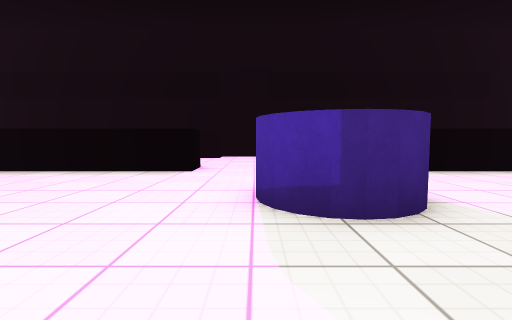
view 1 (above)

13 first-person views from a walk through a Unity game level. The camera is 0.72 m above the floor, tilts 4° down and sees 85° across. The floor is counted in squares, 1 m on a side. Each view is taken from the middle of a square. On the plan, view 1 faces up. The plan holds only what a view shows up to about 10 squares ahead; the rest is blank. The place goes on beyond the plan. Some animated figures are left out. Some surface patterns are stand-ins.

view 2
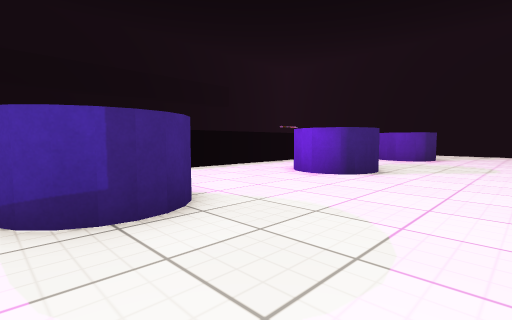

view 3
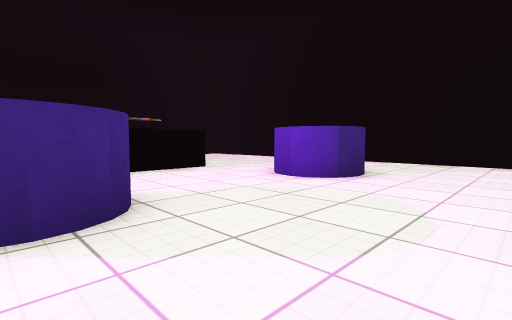

view 4
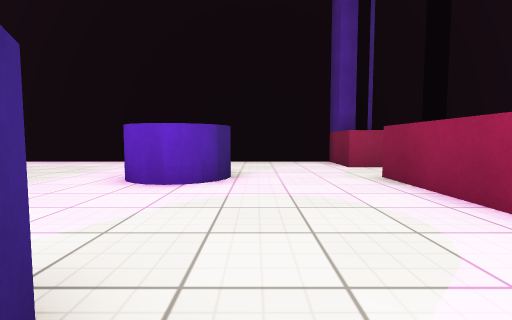

view 5
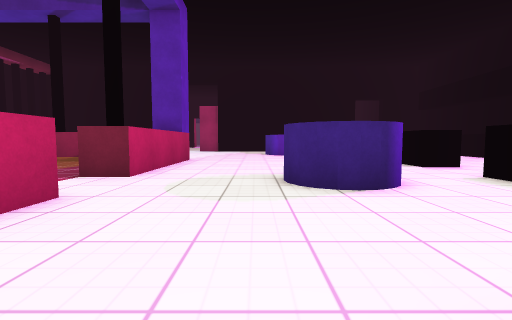

view 6
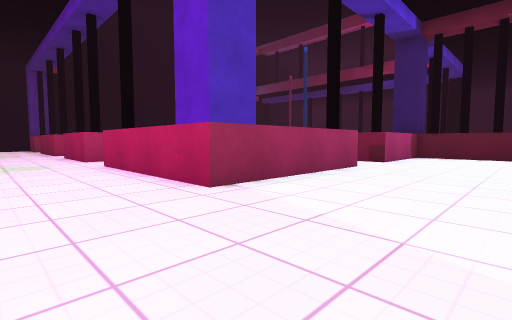

view 7
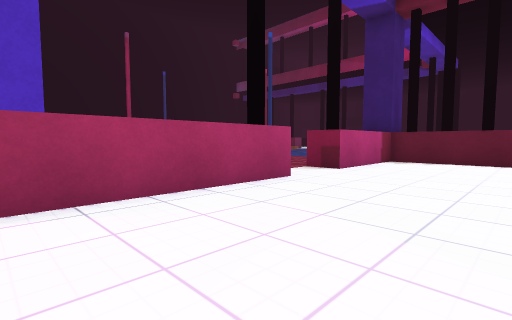

view 8
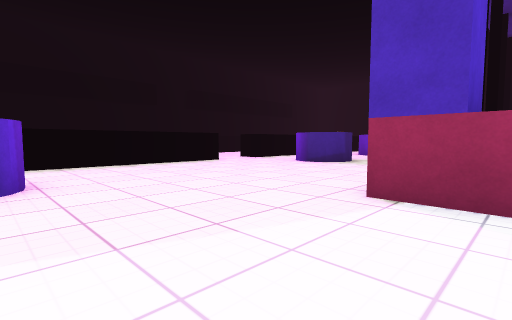

view 9
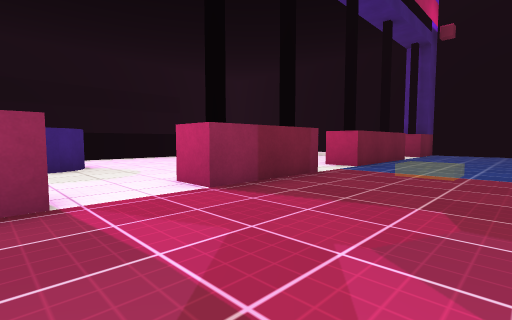

view 10
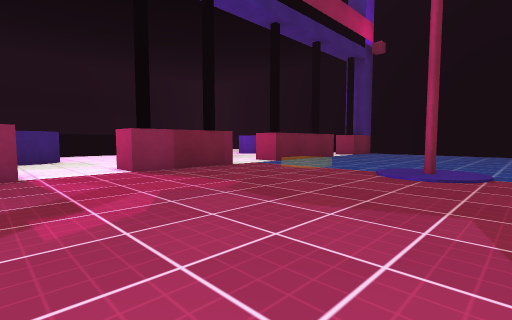

view 11
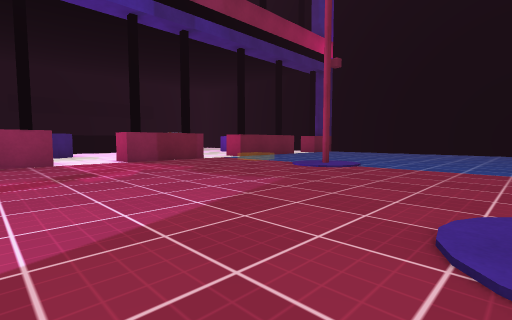

view 12
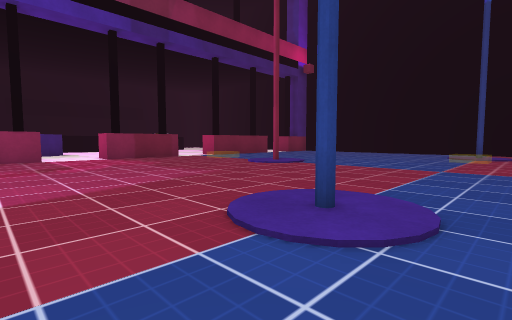

view 13
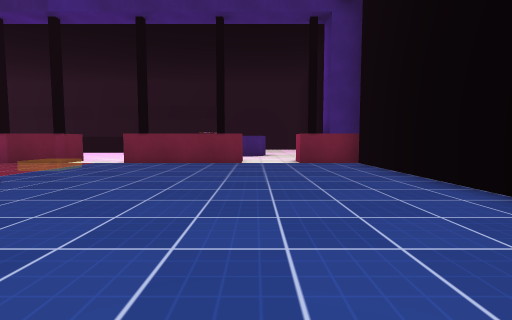

### Floor plan
Key: @ floor where view 1 was taken; # wall or solid block; . main floor; : floor 0.05 m higher than the main floor; ^ raised ledge; C cylinder.
Columns run from 8 left of view 1 to 16 right of it. Each row starts with its distance up from view 1.
 10       ...               #
  9       ...             ..#
  8       ...           ....#
  7       #..          .....#
  6  .......................
  5  .....................
  4 C.......#C#..CC ...CC
  3 C.......#C#...CC...CC...
  2 ........................
  1 ........................
  0 ........@...............
 -1 ....#####..###..####..###
 -2 ....#  .................
 -3 ....# ^^......^^........
 -4 ....#.^^......^^........
 -5 ....#  .................
 -6 .....  .......:#........
 -7 ...... .......::........
 -8 ....#. .................
 -9 ....#  ................
-10 ....#  ...............
-11 #####  ..:#.......^^:
-12        ..::.......^^
-13        ..........

Positions as (right, up) in squares from view 1, and headings:
1: (0, 0), facing up
2: (0, 0), facing up-right
3: (6, 0), facing up-right
4: (6, 2), facing right
5: (6, 2), facing left
6: (-8, 2), facing down-right
7: (-8, -1), facing down-right
8: (-8, -2), facing up-right
9: (0, -5), facing up-right
10: (0, -8), facing up-right
11: (-1, -11), facing up-right
12: (-1, -13), facing up-right
13: (12, -11), facing up
